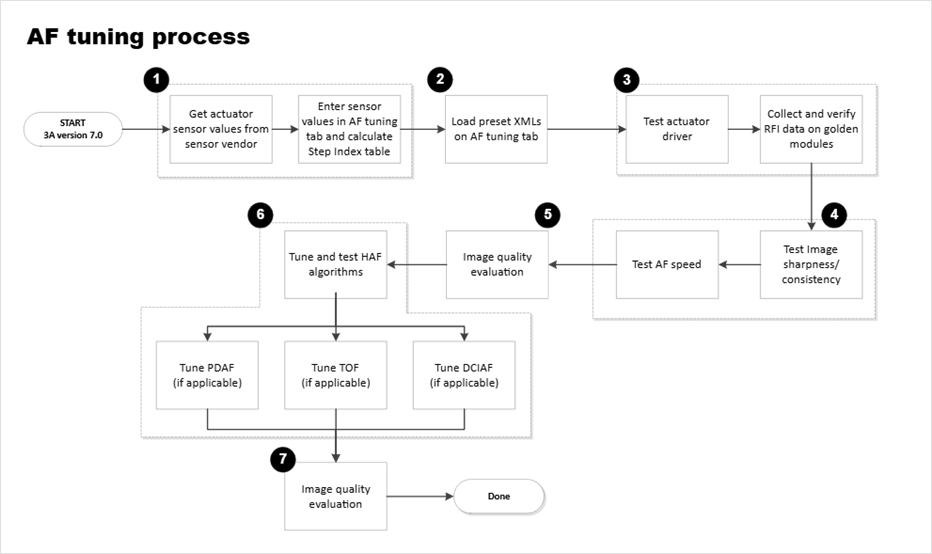
#> input picture qualcomm/AF Tuning/image/AFTuningFlow.png, 932 x 554 px
$ python -i AFTest.py   (imports and definitions only)   (older library calls are emulated)
#> lines starting #> are read from the running program, lines starting #| are printed output that depends on the picture
import cv2
import numpy as np
import time

class AutoFocusSimulator:
    def __init__(self, steps=50):
        self.steps = steps  # 模擬 Actuator 步數
        self.best_focus = None
        self.best_score = -1

    def sharpness_metric(self, image):
        """
        使用 Laplacian Variance 作為清晰度評估指標
        """
        gray = cv2.cvtColor(image, cv2.COLOR_BGR2GRAY)
        return cv2.Laplacian(gray, cv2.CV_64F).var()

    def simulate_actuator_movement(self, image):
        """
        模擬致動器掃描流程
        """
        print("開始 AF 掃描...")
        for step in range(self.steps):
            # 模擬不同對焦程度：增加模糊
            blur_level = abs(step - self.steps // 2) / (self.steps // 2) * 5
            blurred = cv2.GaussianBlur(image, (5, 5), blur_level)

            score = self.sharpness_metric(blurred)

            print(f"Step {step}, Sharpness Score: {score:.2f}")

            if score > self.best_score:
                self.best_score = score
                self.best_focus = step

            time.sleep(0.05)  # 模擬驅動延遲

        print(f"最佳對焦位置: Step {self.best_focus}, Score: {self.best_score:.2f}")
        return self.best_focus

# 測試程式
# [8 lines not run here, left out]

>>> import cv2
>>> picture = cv2.imread('image/AFTuningFlow.png')
#> picture is the input picture: shape (554, 932, 3); min 0, max 255, mean 248.1
>>> result = AutoFocusSimulator().simulate_actuator_movement(picture)
#> the loop in simulate_actuator_movement, `for step in range(self.steps):` made 50 passes
#> (score, self.best_score) on passes 1, 20, 21, 22, 23, 24, 25: (35.7, 35.7), (48.51, 48.51), (83.66, 83.66), (166.3, 166.3), (410.4, 410.4), (1213.4, 1213.4), (1597.7, 1597.7)
#> score on passes 2 to 7: 35.7, 35.7, 35.7, 35.23, 35.23, 35.23
#| Step 0, Sharpness Score: 35.70
#| Step 1, Sharpness Score: 35.70
#| Step 2, Sharpness Score: 35.70
#| Step 3, Sharpness Score: 35.70
#| Step 4, Sharpness Score: 35.23
#| Step 5, Sharpness Score: 35.23
#| Step 6, Sharpness Score: 35.23
#| Step 7, Sharpness Score: 33.57
#> (further printed lines are left out)
#> pass 1, in simulate_actuator_movement, `blurred = cv2.GaussianBlur(image, (5, 5), blur_level)`:
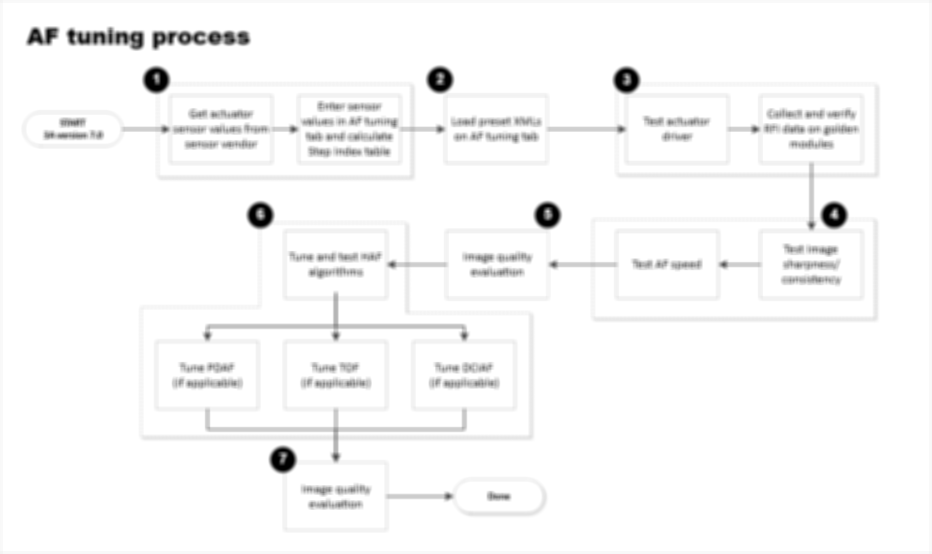
#> blurred: shape (554, 932, 3); min 0, max 255, mean 248.2
#> after the loop in simulate_actuator_movement, `for step in range(self.steps):`: self.best_focus = 24; self.best_score = 1597.7
#| 最佳對焦位置: Step 24, Score: 1597.69
#> result = 24
